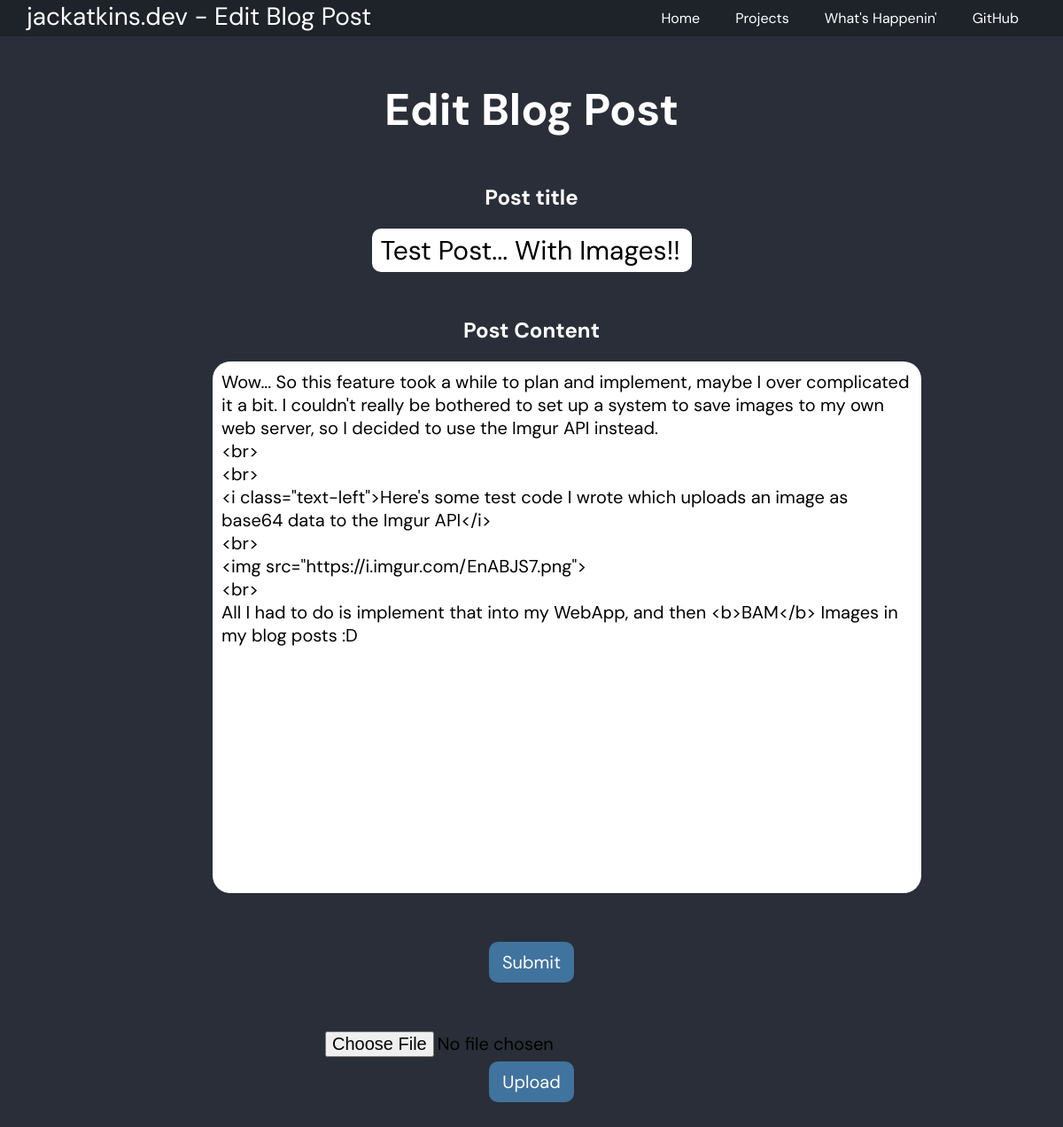
/admin/blog/posts/edit/2/ (signed in), run on an earlier commit of the app's database.
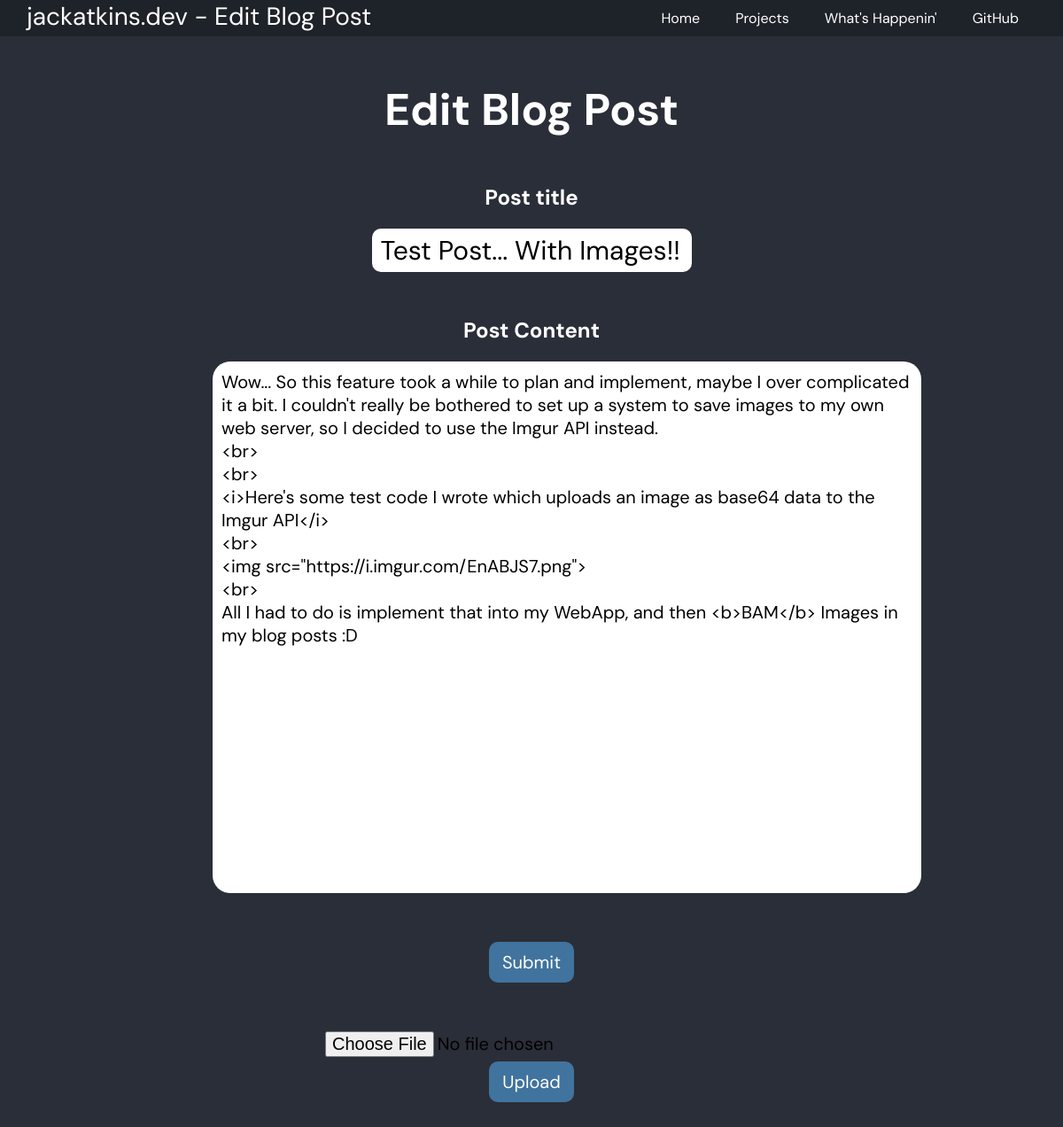
And on a later commit of the database.
### app.py (models this page shows)
class BlogPost(db.Model):
    id = db.Column(db.Integer, primary_key=True)
    created = db.Column(db.DateTime)
    title = db.Column(db.String(100))
    content = db.Column(db.Text)

### app.py (the view)
@app.route("/admin/blog/posts/edit/<id>/", methods=["GET", "POST"])
def editblogpost(id):
    try:
        if session["admin_user"]:
            if request.method == "POST":
                title = request.form["title"]
                content = request.form["content"]
                post = BlogPost.query.filter_by(id=id).first()
                if post:
                    post.title = title
                    post.content = content
                    db.session.commit()
                    return redirect(url_for("blogposts"))
                else:
                    return redirect(url_for("blogposts"))
            else:
                post = BlogPost.query.filter_by(id=id).first()
                if post:
                    return render_template("editblogpost.html", post=post)
                else:
                    return redirect(url_for("blogposts"))
    except KeyError:
        return redirect(url_for("login"))

### templates/editblogpost.html (shortened to what this page needs)
{% extends "base.html" %}
{% block navtitle %}Edit Blog Post{% endblock %}
{% block content %}
<div class="content-break">
    <h1>Edit Blog Post</h1>
    <form class="content-break" method="post">
        <h2>Post title</h2>
        <input type="text" name="title" class="content-break-small" style="font-size: 30px;" maxlength="100" value="{{ post.title }}"">
        <h2 class="content-break">Post Content</h2>
        <textarea name="content" class="content-break-small">{{ post.content }}</textarea>
        <br>
        <input type="submit" class="submit content-break">
    </form>
    <form class="content-break">
        <input class="file-upload" type="file" name="image">
    </form>
    <button onclick="readFile()">Upload</button>
</div>
{% endblock %}

What changed in the data, as far as the page shows it:
changed BlogPost "Test Post... With Images!!": content "…API instead. <br> <br> <i class=\"text-left\">Here's some test code I…" → "…API instead. <br> <br> <i>Here's some test code I…"
